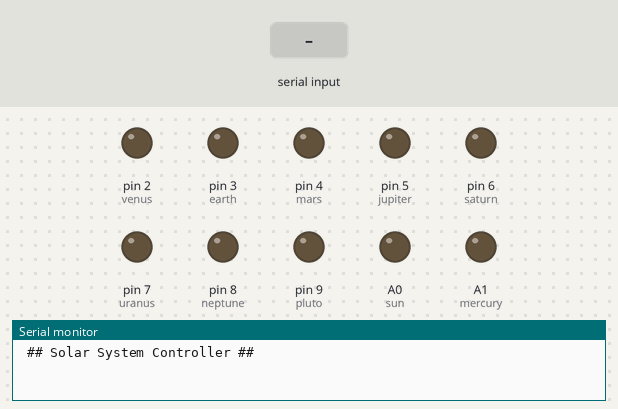
Recording of a sketch running on a simulated Arduino Uno, built with avr-gcc and run on an emulated ATmega328P. On the bench: output pins drawn as LEDs (lit = HIGH), the last lines printed to the serial monitor. Inputs (shaded band) come from the test bench.

Above: at 1.2 s.
1.3 s: "0" received over Serial
At 2.3 s:
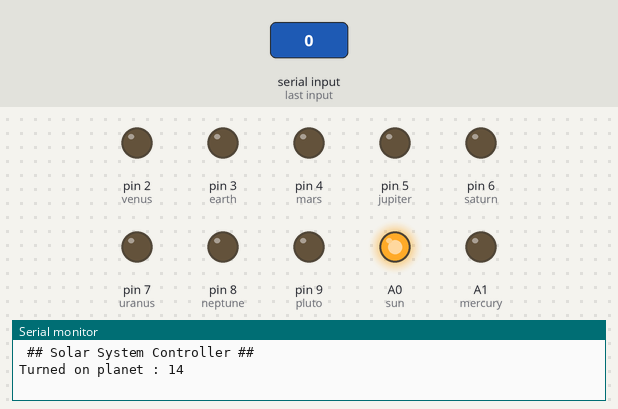
2.8 s: "1" received over Serial
At 3.4 s:
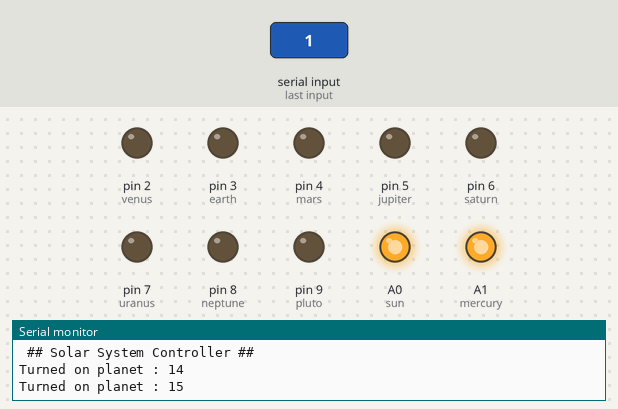
4.3 s: "2" received over Serial
At 5.5 s:
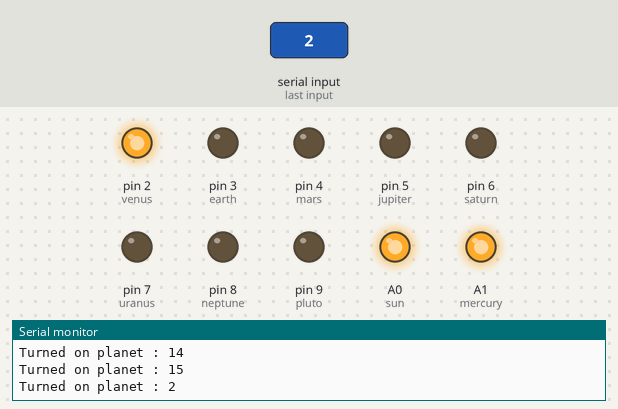
5.8 s: "3" received over Serial
At 6.9 s:
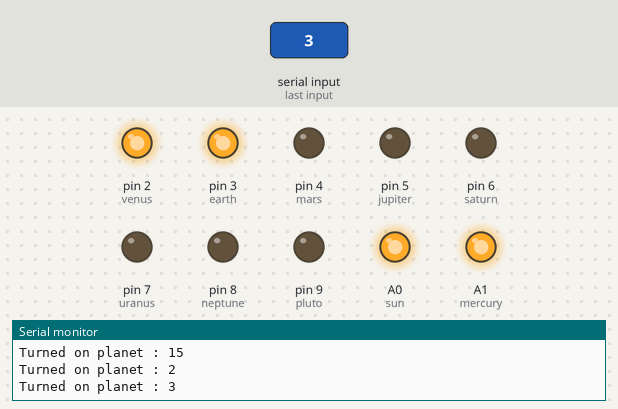
7.3 s: "4" received over Serial
At 8.0 s:
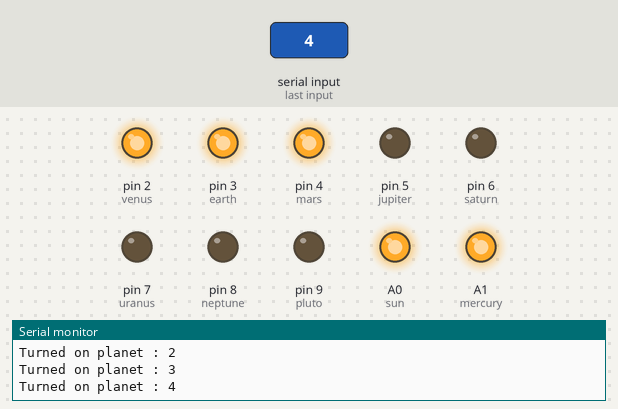
8.8 s: "5" received over Serial
At 9.2 s:
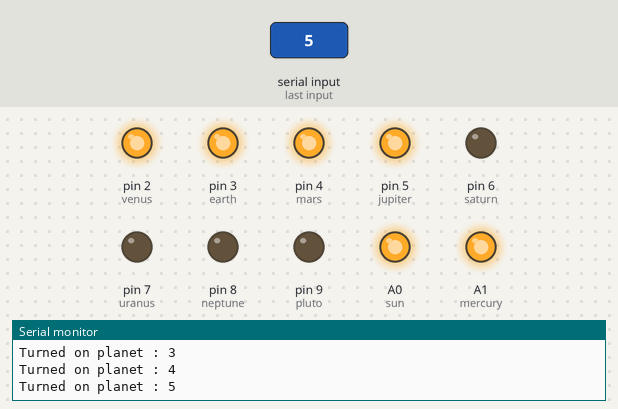
Timing chart, 0 to 11.3 s (numbered marks = the images above; inputs shaded):
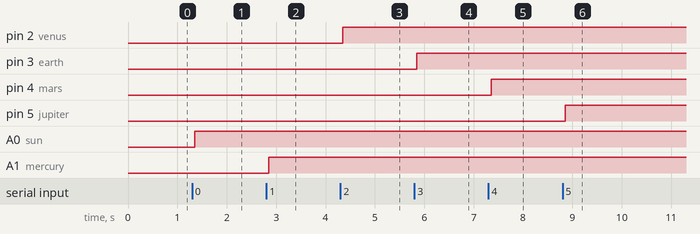

The sketch:

SolarSystem_ChangePlanetStatesDemo.ino
```cpp
// Assign Planets.
int sun = A0;
int mercury = A1;
int venus = 2;
int earth = 3;
int mars = 4;
int jupiter = 5;
int saturn = 6;
int uranus = 7;
int neptune = 8;
int pluto = 9;

void setup() {
  // Assign Planet Pin Modes.
  pinMode(sun, OUTPUT);         // SUN
  pinMode(mercury, OUTPUT);     // Mercury
  pinMode(venus, OUTPUT);       // Venus
  pinMode(earth, OUTPUT);       // Earth
  pinMode(mars, OUTPUT);        // Mars
  pinMode(jupiter, OUTPUT);     // Jupiter
  pinMode(saturn, OUTPUT);      // Saturn
  pinMode(uranus, OUTPUT);      // Uranus
  pinMode(neptune, OUTPUT);     // Neptune
  pinMode(pluto, OUTPUT);       // Pluto

  Serial.begin(4800);           // Open serial port. Sets data rate to 9600 bps.

  while (!Serial) {
    ;
  }
  Serial.println("\n ## Solar System Controller ## \n");
}

void loop() {
  if (Serial.available() > 0) {
    delay(50); // Waits for the whole message.

    char ch = Serial.read();
    changePlanetState(ch);
  }
}

void changePlanetState(char pin) {
  switch(pin) {
    case '0':
      checkPlanetPinState(sun);
      break;
    case '1':
      checkPlanetPinState(mercury);
      break;
    case '2':
      checkPlanetPinState(venus);
      break;
    case '3':
      checkPlanetPinState(earth);
      break;
    case '4':
      checkPlanetPinState(mars);
      break;
    case '5':
      checkPlanetPinState(jupiter);
      break;
    case '6':
      checkPlanetPinState(saturn);
      break;
    case '7':
      checkPlanetPinState(uranus);
      break;
    case '8':
      checkPlanetPinState(neptune);
      break;
    case '9':
      checkPlanetPinState(pluto);
      break;
  }
}

void checkPlanetPinState(int pin) {
  if (digitalRead(pin) == HIGH) {
    digitalWrite(pin, LOW);

    Serial.print("Turned off planet : ");
    Serial.println(pin);
  }
  else {
    digitalWrite(pin, HIGH);

    Serial.print("Turned on planet : ");
    Serial.println(pin);
  }
}
```

Measured:
- after the input at 1.3 s, A0 (sun): LOW → HIGH after 0.05 s
- after the input at 2.8 s, A1 (mercury): LOW → HIGH after 0.05 s
- after the input at 4.3 s, pin 2 (venus): LOW → HIGH after 0.05 s
- after the input at 5.8 s, pin 3 (earth): LOW → HIGH after 0.05 s
- after the input at 7.3 s, pin 4 (mars): LOW → HIGH after 0.05 s
- after the input at 8.8 s, pin 5 (jupiter): LOW → HIGH after 0.05 s
